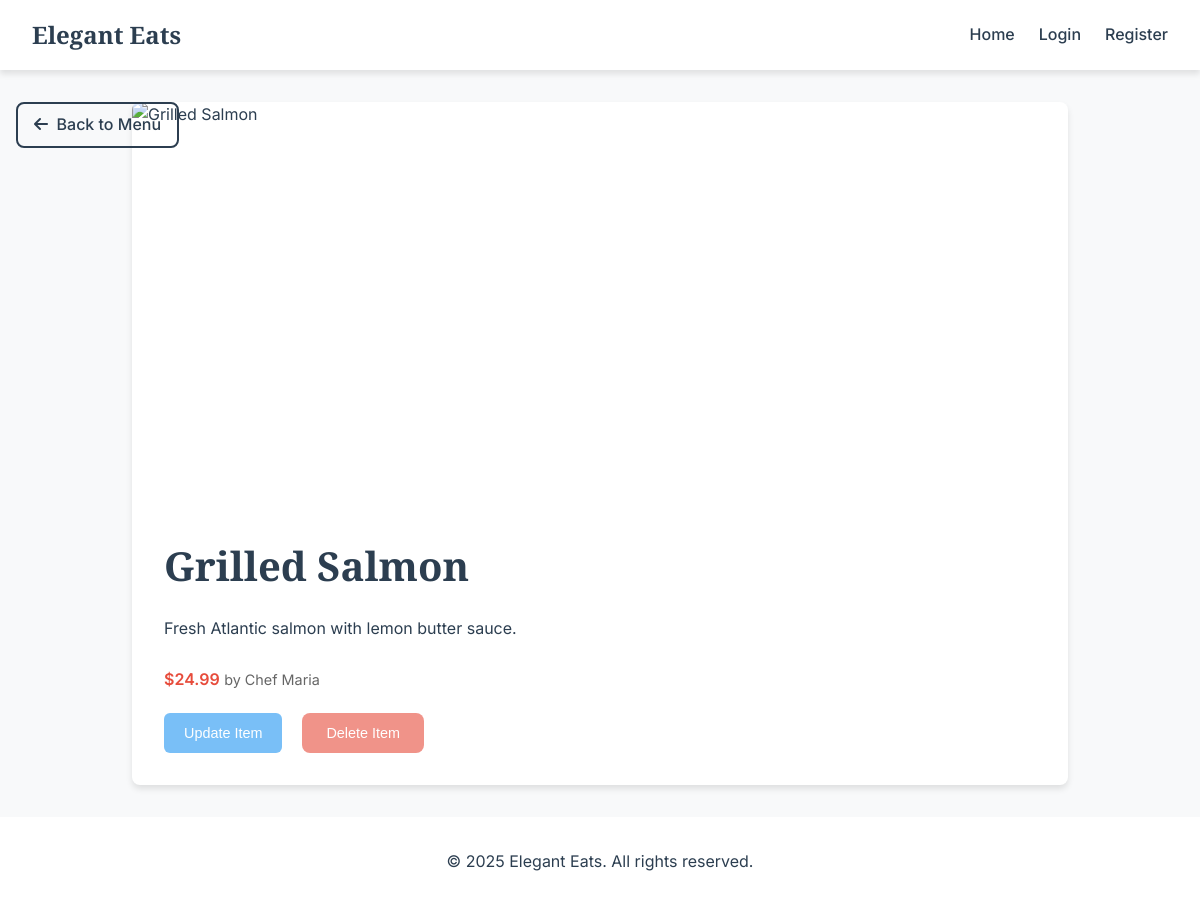
/1/, run on the app's committed database.
### menu/models.py (models this page shows, shortened)
class FoodItem(models.Model):
    name = models.CharField(max_length=100)
    description = models.CharField(max_length=200)
    price = models.DecimalField(max_digits=5, decimal_places=2)
    image_url = models.URLField(
        blank=True,
        default="https://t3.ftcdn.net/jpg/02/48/42/64/360_F_248426448_NVKLywWqArG2ADUxDq6QprtIzsF82dMF.jpg",
    )
    chef = models.CharField(max_length=100, blank=True, null=True)

### menu/views.py (the view)
# urls.py: path('<int:item_id>/', views.menu_item_detail, name='menu_item_detail'),
def menu_item_detail(request, item_id):
    try:
        item = FoodItem.objects.get(pk=item_id)
        return render(request, 'menu/menu_item_detail.html', {'item': item})
    except FoodItem.DoesNotExist:
        return HttpResponse("Failed: Item not found")

### menu/templates/menu/menu_item_detail.html
{% extends 'base.html'%}
{% block content %}
<a href="{% url 'menu:menu_list' %}" class="btn-back">
    <i class="fas fa-arrow-left"></i>&nbsp;&nbsp;Back to Menu
</a>
<main class="item-details-container">
    <article class="item-details">
        <div class="item-image">
            <img src="{{ item.image_url }}" alt="{{ item.name }}">
        </div>
        <div class="item-content">
            <h1>{{ item.name }}</h1>
            <p class="item-description">{{ item.description }}</p>
            <div class="item-meta">
                <span class="price">${{ item.price }}</span>
                {% if item.chef %}
                <span class="chef">by {{ item.chef }}</span>
                {% endif %}
            </div>
            <div class="item-actions">
                {% if user.is_authenticated %}
                    <a class="btn-update">Update Item</a>
                    <a class="btn-delete">Delete Item</a>
                {% else %}
                    <button class="btn-update disabled" data-tooltip="Please login to update items" disabled>Update Item</button>
                    <button class="btn-delete disabled" data-tooltip="Please login to delete items" disabled>Delete Item</button>
                {% endif %}
            </div>
        </div>
    </article>
</main>
{% endblock %}

### menu/static/menu/css/style.css (style rules this page uses)
:root { --primary-color: #2c3e50; --secondary-color: #e74c3c; --accent-color: #3498db; --text-color: #2c3e50; --background-color: #f8f9fa; --card-background: #ffffff; --border-radius: 8px; --transition-speed: 0.3s; --shadow: 0 4px 6px rgba(0, 0, 0, 0.1); --success-color: #2ecc71; }
* { margin: 0; padding: 0; box-sizing: border-box; }
body { font-family: 'Inter', sans-serif; line-height: 1.6; color: var(--text-color); background-color: var(--background-color); }
h1, h2, h3 { font-family: 'Playfair Display', serif; color: var(--primary-color); }
.price { font-weight: 600; color: var(--secondary-color); }
.chef { font-size: 0.9rem; color: #666; }
.btn-delete { background-color: var(--secondary-color); color: white; padding: 0.75rem 1.5rem; border: none; border-radius: var(--border-radius); font-weight: 500; cursor: pointer; transition: all var(--transition-speed); text-decoration: none; display: inline-block; text-align: center; width: fit-content; font-size: 0.9rem; }
.btn-back { text-decoration: none; color: var(--primary-color); font-weight: 500; font-size: 1rem; background: none; border: 2px solid var(--primary-color); padding: 0.5rem 1rem; border-radius: var(--border-radius); cursor: pointer; transition: all var(--transition-speed); width: fit-content; position: fixed; margin-top: 2rem; margin-left: 1rem; }
.btn-update { background-color: #2196F3; color: white; padding: 10px 20px; border: none; border-radius: 6px; cursor: pointer; text-decoration: none; display: inline-block; margin-right: 10px; transition: background-color 0.3s; font-size: 0.9rem; }
.disabled { opacity: 0.6; cursor: not-allowed; }
.item-actions { margin-top: 20px; display: flex; gap: 10px; }
.item-details-container { max-width: 1000px; margin: 2rem auto; padding: 0 2rem; }
.item-details { background: var(--card-background); border-radius: var(--border-radius); overflow: hidden; box-shadow: var(--shadow); }
.item-details .item-image { height: 400px; }
.item-details .item-image img { width: 100%; height: 100%; object-fit: cover; }
.item-details .item-content { padding: 2rem; }
.item-details h1 { font-size: 2.5rem; margin-bottom: 1rem; }
.item-description { margin-bottom: 1.5rem; line-height: 1.8; }
.menu-item, .auth-form, .item-details, .btn-back { animation: fadeIn 0.5s ease-out; }

### data on the page
FoodItem: name "Grilled Salmon", description "Fresh Atlantic salmon with lemon butter sauce.", price "24.99", chef "Chef Maria"
